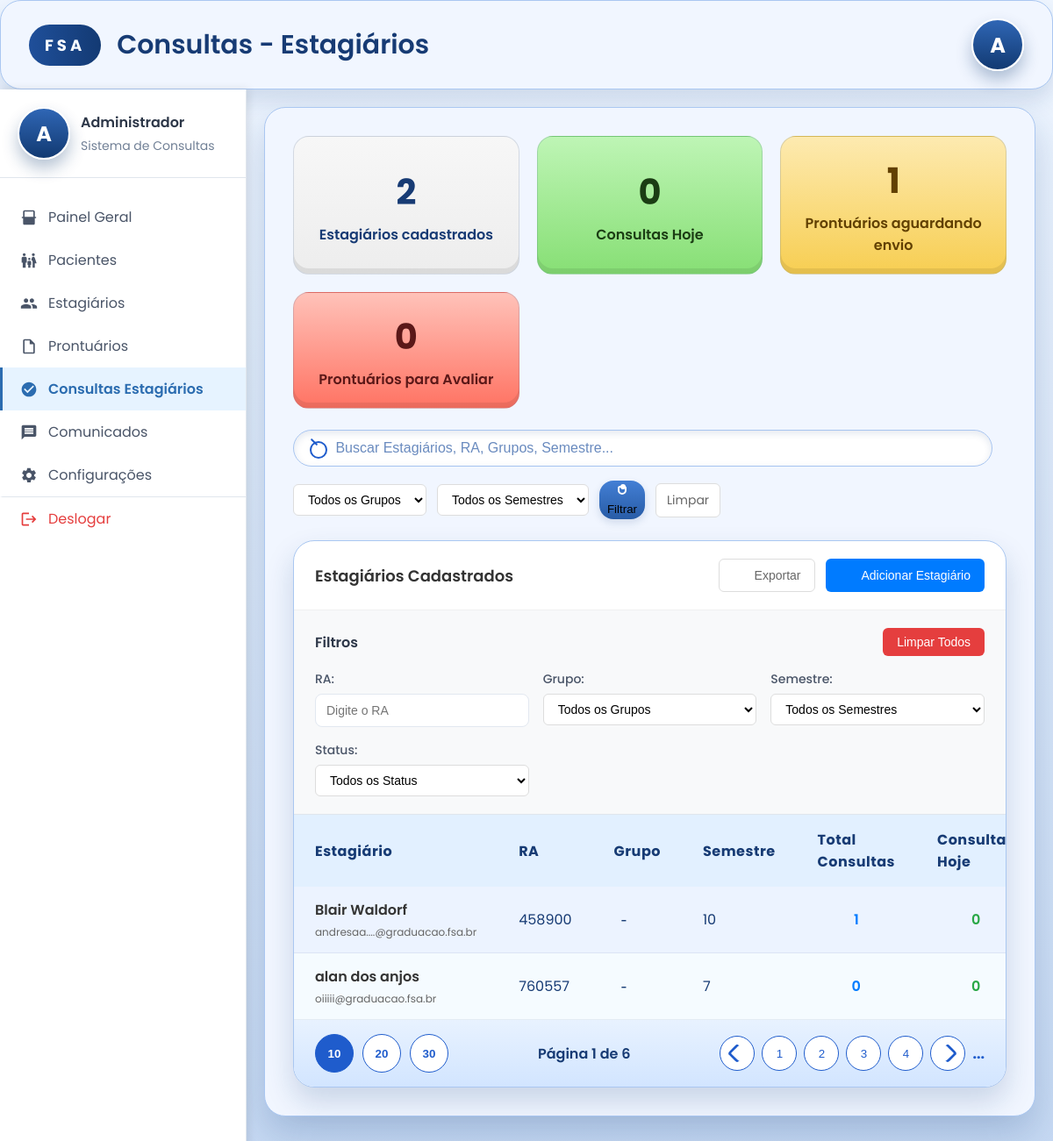
The page /admin/consultas (signed in) on the database its author committed.
### models.py (models this page shows, shortened)
class Estagiario(db.Model):
    id = db.Column(db.Integer, primary_key=True)
    nome = db.Column(db.String(100), nullable=False)
    data_nascimento = db.Column(db.Date, nullable=False)
    RA = db.Column(db.String(10), unique=True, nullable=False)  # Único
    cpf = db.Column(db.String(14), unique=True, nullable=False)  # Único
    telefone_aluno = db.Column(db.String(20), unique=True, nullable=False)  # Único
    emailfsa = db.Column(db.String(100), unique=True, nullable=False)  # Único entre todos
    curso_periodo = db.Column(db.String(50), nullable=False)
    senha = db.Column(db.String(200), nullable=False)
    agendamentos = db.relationship('Agendamento', backref='estagiario', lazy=True)
    disponibilidades = db.relationship('Disponibilidade', backref='estagiario', lazy=True)

### views.py (the view)
@app.route('/admin/consultas', methods=['GET'])
def admin_consultas_estagiarios():
    print("DEBUG: Acessando a rota /admin/consultas.")
    if 'logged_in' not in session or session.get('user_type') != 'mestre':
        flash('Acesso negado. Por favor, faça login como mestre.', 'error')
        return redirect(url_for('login'))
    termo_busca = request.args.get('busca', '').strip()
    filtro_grupo = request.args.get('grupo', '').strip()
    filtro_semestre = request.args.get('semestre', '').strip()
    query = Estagiario.query
    if termo_busca:
        query = query.filter(
            (Estagiario.nome.ilike(f"%{termo_busca}%")) |
            (Estagiario.RA.ilike(f"%{termo_busca}%")) |
            (Estagiario.emailfsa.ilike(f"%{termo_busca}%"))
        )
    estagiarios_db = query.all()
    hoje_inicio = datetime.datetime.combine(datetime.date.today(), datetime.time.min)
    hoje_fim = datetime.datetime.combine(datetime.date.today(), datetime.time.max)
    estagiarios_view = []
    for e in estagiarios_db:
        total_consultas = Agendamento.query.filter_by(estagiario_id=e.id).count()
        consultas_hoje = Agendamento.query.filter(
            Agendamento.estagiario_id == e.id,
            Agendamento.data_agendamento.isnot(None),
            Agendamento.data_agendamento >= hoje_inicio,
            Agendamento.data_agendamento <= hoje_fim
        ).count()
        semestre = ''
        if getattr(e, 'curso_periodo', None):
            try:
                import re
                match = re.search(r"(\d+)", str(e.curso_periodo))
                semestre = match.group(1) if match else ''
            except Exception:
                semestre = ''
        grupo = ''
        if filtro_grupo and grupo != filtro_grupo:
            continue
        if filtro_semestre and str(semestre) != str(filtro_semestre):
            continue
        estagiarios_view.append({
            'id': e.id,
            'nome': e.nome,
            'email': getattr(e, 'emailfsa', None),
            'ra': getattr(e, 'RA', None),
            'grupo': grupo or None,
            'semestre': str(semestre) if semestre else None,
            'consultas_count': total_consultas,
            'consultas_hoje': consultas_hoje,
        })
    total_estagiarios = len(estagiarios_view)
    consultas_hoje_total = sum(e['consultas_hoje'] for e in estagiarios_view)
    prontuarios_aguardando = Agendamento.query.filter_by(status='confirmado').count()
    prontuarios_avaliar = Agendamento.query.filter_by(status='concluido').count()
    grupos_disponiveis = ['A', 'B', 'C']
    semestres_disponiveis = [str(i) for i in range(1, 9)]
    context = {
        'estagiarios': estagiarios_view,
        'total_estagiarios': total_estagiarios,
        'consultas_hoje': consultas_hoje_total,
        'prontuarios_aguardando': prontuarios_aguardando,
        'prontuarios_avaliar': prontuarios_avaliar,
        'grupos_disponiveis': grupos_disponiveis,
        'semestres_disponiveis': semestres_disponiveis,
        'filtros_ativos': {
            'busca': termo_busca,
            'grupo': filtro_grupo,
            'semestre': filtro_semestre,
        }
    }
    return render_template('consultas_estagiarios.html', **context)

### templates/consultas_estagiarios.html (shortened to what this page needs)
<!DOCTYPE html>
<html lang="pt-BR">
  <head>
    <link rel="stylesheet" href="{{ url_for('static', filename='css/consultas_estagiarios.css') }}" />
    <link rel="stylesheet" href="https://cdnjs.cloudflare.com/ajax/libs/font-awesome/6.0.0/css/all.min.css">
  </head>
  <body>
    <div class="page-shell">
      <header class="header">
        <div class="brand">
          <div class="brand-logo">FSA</div>
          <h1>Consultas - Estagiários</h1>
        </div>
        <div class="user-avatar">A</div>
      </header>
      <div class="container">
        <div class="sidebar">
          <div class="sidebar-header">
            <div class="sidebar-user">
              <div class="user-avatar">A</div>
              <div class="user-info">
                <div class="user-name">Administrador</div>
                <div class="user-role">Sistema de Consultas</div>
              </div>
            </div>
          </div>
          <nav class="sidebar-nav">
            <a href="/aba_admin" class="nav-item">
              <svg xmlns="http://www.w3.org/2000/svg" viewBox="0 0 24 24" class="nav-icon">
                <path d="M3 13h1v7c0 1.1.9 2 2 2h12c1.1 0 2-.9 2-2v-7h1c.6 0 1-.4 1-1s-.4-1-1-1h-1V4c0-1.1-.9-2-2-2H6C4.9 2 4 2.9 4 4v7H3c-.6 0-1 .4-1 1s.4 1 1 1zM6 4h12v7H6V4z"/>
              </svg>
              <span>Painel Geral</span>
            </a>
            <a href="#" class="nav-item" onclick="mostrarPagina('pagina-pacientes')">
              <span>Pacientes</span>
            </a>
            <a href="#" class="nav-item" onclick="mostrarPagina('pagina-estagiarios')">
              <span>Estagiários</span>
            </a>
            <a href="#" class="nav-item" onclick="mostrarPagina('pagina-prontuarios')">
              <svg xmlns="http://www.w3.org/2000/svg" viewBox="0 0 24 24" class="nav-icon">
                <path d="M14 2H6c-1.1 0-2 .9-2 2v16c0 1.1.9 2 2 2h12c1.1 0 2-.9 2-2V8l-6-6zm4 18H6V4h7v5h5v11z"/>
              </svg>
              <span>Prontuários</span>
            </a>
            <a href="/admin/consultas" class="nav-item active">
              <svg xmlns="http://www.w3.org/2000/svg" viewBox="0 0 24 24" class="nav-icon">
                <path d="M12 2C6.48 2 2 6.48 2 12s4.48 10 10 10 10-4.48 10-10S17.52 2 12 2zm-2 15l-5-5 1.41-1.41L10 14.17l7.59-7.59L19 8l-9 9z"/>
              </svg>
              <span>Consultas Estagiários</span>
            </a>
            <a href="#" class="nav-item" onclick="mostrarPagina('pagina-comunicados')">
              <svg xmlns="http://www.w3.org/2000/svg" viewBox="0 0 24 24" class="nav-icon">
                <path d="M20 2H4c-1.1 0-1.99.9-1.99 2L2 22l4-4h14c1.1 0 2-.9 2-2V4c0-1.1-.9-2-2-2zm-2 12H6v-2h12v2zm0-3H6V9h12v2zm0-3H6V6h12v2z"/>
              </svg>
              <span>Comunicados</span>
            </a>
            <a href="#" class="nav-item" onclick="mostrarPagina('pagina-configuracoes')">
              <span>Configurações</span>
            </a>
            <a href="/logout" class="nav-item logout">
              <svg xmlns="http://www.w3.org/2000/svg" viewBox="0 0 24 24" class="nav-icon">
                <path d="M17 7l-1.41 1.41L18.17 11H8v2h10.17l-2.58 2.58L17 17l5-5zM4 5h8V3H4c-1.1 0-2 .9-2 2v14c0 1.1.9 2 2 2h8v-2H4V5z"/>
              </svg>
              <span>Deslogar</span>
            </a>
          </nav>
        </div>
        <div class="content">
          <main class="dashboard">
        <section class="summary" aria-label="Indicadores principais">
          <article class="summary-card neutral">
            <span class="summary-value">{{ total_estagiarios }}</span>
            <span class="summary-label">Estagiários cadastrados</span>
          </article>
          <article class="summary-card success">
            <span class="summary-value">{{ consultas_hoje }}</span>
            <span class="summary-label">Consultas Hoje</span>
          </article>
          <article class="summary-card warning">
            <span class="summary-value">{{ prontuarios_aguardando }}</span>
            <span class="summary-label">Prontuários aguardando envio</span>
          </article>
          <article class="summary-card danger">
            <span class="summary-value">{{ prontuarios_avaliar }}</span>
            <span class="summary-label">Prontuários para Avaliar</span>
          </article>
        </section>
        <section class="search-bar" aria-label="Busca e ações">
          <form method="GET" class="search-form">
            <div class="search-input">
              <span class="icon icon-search" aria-hidden="true"></span>
              <input
                type="search"
                name="busca"
                placeholder="Buscar Estagiários, RA, Grupos, Semestre..."
                aria-label="Buscar estagiários"
                value="{{ filtros_ativos.busca if filtros_ativos.busca else '' }}"
              />
            </div>
            <div class="filter-controls">
              <select name="grupo" class="filter-select">
                <option value="">Todos os Grupos</option>
              </select>
              <select name="semestre" class="filter-select">
                <option value="">Todos os Semestres</option>
              </select>
              <button type="submit" class="filter-button" aria-label="Aplicar filtros">
                <span class="icon icon-filter" aria-hidden="true"></span>
                Filtrar
              </button>
              <a href="/admin/consultas" class="clear-filters" aria-label="Limpar filtros">Limpar</a>
            </div>
          </form>
        </section>
        <section class="table-card" aria-label="Tabela de estagiários">
          <div class="table-header">
            <h2>Estagiários Cadastrados</h2>
            <div class="table-actions">
              <button type="button" class="btn btn-outline" onclick="exportarDados()">
                <span class="icon icon-download" aria-hidden="true"></span>
                Exportar
              </button>
              <button type="button" class="btn btn-primary" onclick="adicionarEstagiario()">
                <span class="icon icon-plus" aria-hidden="true"></span>
                Adicionar Estagiário
              </button>
            </div>
          </div>
          <div class="filters-section">
            <div class="filters-header">
              <h3>Filtros</h3>
              <button type="button" class="clear-all-filters" onclick="limparTodosFiltros()">
                Limpar Todos
              </button>
            </div>
            <div class="filters-grid">
              <div class="filter-group">
                <label for="filter-ra">RA:</label>
                <input type="text" id="filter-ra" class="filter-input" placeholder="Digite o RA">
              </div>
              <div class="filter-group">
                <label for="filter-grupo">Grupo:</label>
                <select id="filter-grupo" class="filter-select">
                  <option value="">Todos os Grupos</option>
                </select>
              </div>
              <div class="filter-group">
                <label for="filter-semestre">Semestre:</label>
                <select id="filter-semestre" class="filter-select">
                  <option value="">Todos os Semestres</option>
                </select>
              </div>
              <div class="filter-group">
                <label for="filter-status">Status:</label>
                <select id="filter-status" class="filter-select">
                  <option value="">Todos os Status</option>
                </select>
              </div>
            </div>
          </div>
          <table>
            <thead>
              <tr>
                <th scope="col">Estagiário</th>
                <th scope="col">RA</th>
                <th scope="col">Grupo</th>
                <th scope="col">Semestre</th>
                <th scope="col">Total Consultas</th>
                <th scope="col">Consultas Hoje</th>
              </tr>
            </thead>
            <tbody>
              {% for estagiario in estagiarios %}
              <tr>
                <td data-label="Estagiário">
                  <div class="estagiario-info">
                    <div class="estagiario-nome">{{ estagiario.nome }}</div>
                    <div class="estagiario-email">{{ estagiario.email }}</div>
                  </div>
                </td>
                <td data-label="RA">{{ estagiario.ra }}</td>
                <td data-label="Grupo">
                  {% if estagiario.grupo %}
                  <span class="grupo-badge grupo-{{ estagiario.grupo|lower }}">{{ estagiario.grupo }}</span>
                  {% else %}
                  <span class="grupo-badge">-</span>
                  {% endif %}
                </td>
                <td data-label="Semestre">{{ estagiario.semestre if estagiario.semestre else '-' }}</td>
                <td data-label="Total Consultas" class="consultations">{{ estagiario.consultas_count }}</td>
                <td data-label="Consultas Hoje" class="consultations-today">{{ estagiario.consultas_hoje }}</td>
              </tr>
              {% endfor %}
            </tbody>
          </table>
          <footer class="table-footer">
            <div class="page-size" role="group" aria-label="Quantidade por página">
              <button type="button" class="size-option">10</button>
              <button type="button" class="size-option">20</button>
              <button type="button" class="size-option">30</button>
            </div>
            <span class="pagination-label">Página 1 de 6</span>
            <nav class="pagination" aria-label="Paginação">
              <button type="button" class="page prev" aria-label="Página anterior">
                <span class="icon icon-prev" aria-hidden="true"></span>
              </button>
              <button type="button" class="page number">1</button>
              <button type="button" class="page number">2</button>
              <button type="button" class="page number">3</button>
              <button type="button" class="page number">4</button>
              <button type="button" class="page next" aria-label="Próxima página">
                <span class="icon icon-next" aria-hidden="true"></span>
              </button>
              <span class="ellipsis">...</span>
            </nav>
          </footer>
        </section>
          </main>
        </div>
      </div>
    </div>
  </body>
</html>

### templates/consultas_estagiarios.html (style rules this page uses)
.search-form { display: flex; flex-direction: column; gap: 16px; }
.filter-controls { display: flex; gap: 12px; align-items: center; flex-wrap: wrap; }
.filter-select { padding: 8px 12px; border: 1px solid #ddd; border-radius: 6px; background: white; font-size: 14px; min-width: 150px; }
.clear-filters { color: #666; text-decoration: none; font-size: 14px; padding: 8px 12px; border: 1px solid #ddd; border-radius: 6px; background: white; transition: all 0.2s; }
.table-header { display: flex; justify-content: space-between; align-items: center; padding: 20px 24px; border-bottom: 1px solid #f0f0f0; }
.table-header h2 { font-size: 18px; font-weight: 600; color: #333; margin: 0; }
.table-actions { display: flex; gap: 12px; }
.btn { padding: 10px 16px; border: none; border-radius: 6px; font-weight: 500; cursor: pointer; transition: all 0.2s; display: inline-flex; align-items: center; justify-content: center; gap: 8px; text-decoration: none; font-size: 14px; }
.btn-primary { background: #007bff; color: white; }
.btn-outline { background: transparent; border: 1px solid #ddd; color: #666; }
.estagiario-info { display: flex; flex-direction: column; gap: 4px; }
.estagiario-nome { font-weight: 600; color: #333; }
.estagiario-email { font-size: 12px; color: #666; }
.grupo-badge { padding: 4px 8px; border-radius: 12px; font-size: 12px; font-weight: 600; text-transform: uppercase; }
.consultations { text-align: center; font-weight: 600; color: #007bff; }
.consultations-today { text-align: center; font-weight: 600; color: #28a745; }
.icon { width: 16px; height: 16px; fill: currentColor; }

### rows shown on the page
Estagiario: nome "Blair Waldorf", email "andresaa....@graduacao.fsa.br", ra "458900", semestre "10", consultas_count "1", consultas_hoje "0"
Estagiario: nome "alan dos anjos", email "oiiiii@graduacao.fsa.br", ra "760557", semestre "7", consultas_count "0", consultas_hoje "0"

### other values the page prints
{{ total_estagiarios }} "2"
{{ consultas_hoje }} "0"
{{ prontuarios_aguardando }} "1"
{{ prontuarios_avaliar }} "0"
